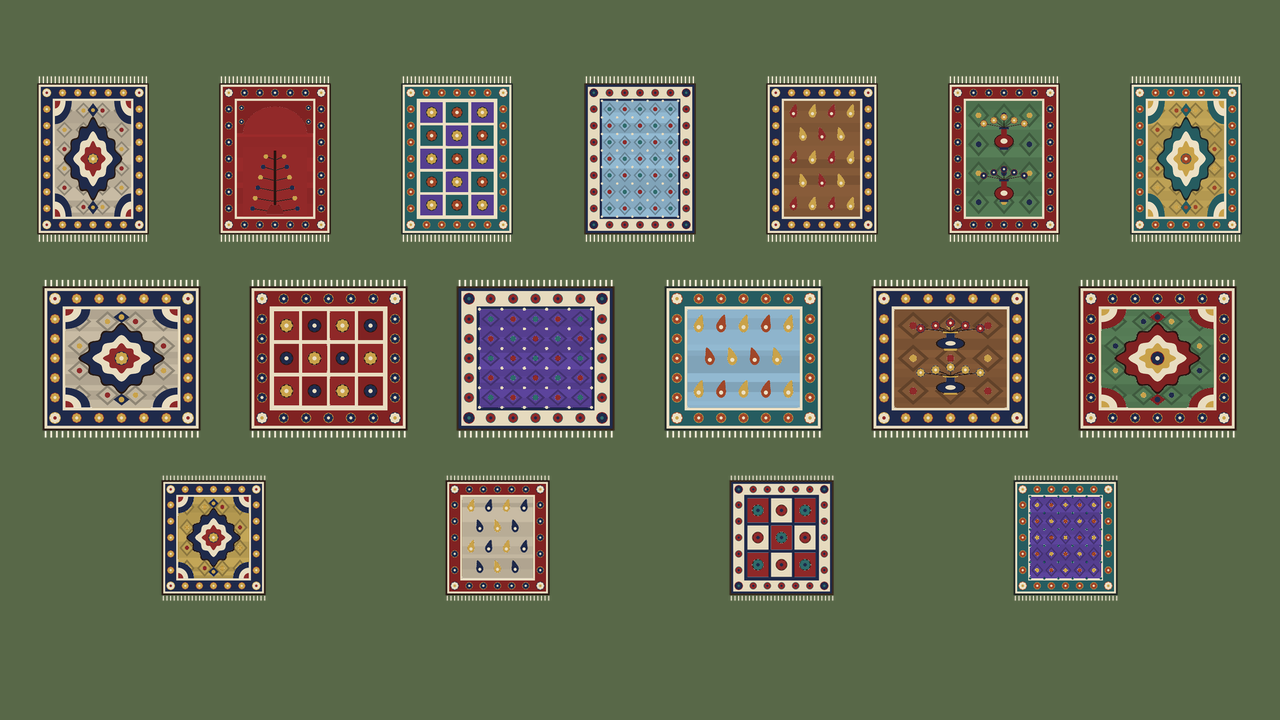
#> input picture IranianRugs/About/Preview.png, 1280 x 720 px
$ python -i make_preview_both.py   (imports and definitions only)
#> lines starting #> are read from the running program, lines starting #| are printed output that depends on the picture
# Workshop preview for 1.4.0 (1280x720): top two rows, the 22 photo carpets (as make_preview_photo.py); bottom two rows,
# 22 of the 35 drawn designs (11 grand, then 11 large, one size per row), each tinted by a different material the way the game shows them
# (as make_preview.py).
#   ~/.venvs/rugs/bin/python Source/make_preview_both.py
import glob, os
from PIL import Image, ImageChops
root = os.path.join(os.path.dirname(os.path.abspath(__file__)), "..")
T = os.path.join(root, "Textures", "IranianRugs")
STUFF = [(205, 192, 168), (160, 45, 45), (95, 70, 160), (150, 190, 215), (140, 95, 60), (90, 130, 90), (200, 170, 90)]
W, H, cols, gap = 1280, 720, 11, 8
cw, ch = (W - gap * (cols + 1)) // cols, (H - gap * 5) // 4

def tex(path, col=None):
    t = Image.open(path).convert("RGBA")
    if col:
        m = Image.open(path[:-4] + "_m.png").convert("RGBA")
        mul = ImageChops.multiply(t.convert("RGB"), Image.new("RGB", t.size, col))
        red = m.getchannel("R").point(lambda v: 255 if v > 127 else 0)
        rgb = Image.composite(mul, t.convert("RGB"), red); rgb.putalpha(t.getchannel("A")); t = rgb
    t = t.crop(t.getbbox())
    return t.rotate(90, expand=True) if t.width > t.height else t

def plain(d): return sorted(f for f in glob.glob(f"{T}/{d}/*.png") if not f.endswith("_m.png"))
photos = plain("Large/Photo")
drawn = [(f, STUFF[i % len(STUFF)]) for i, f in enumerate(plain("Large/Drawn")[:11] + plain("Medium/Drawn")[:11])]
# [1 line not run here, left out]
sheet = Image.new("RGB", (W, H), (34, 30, 28))
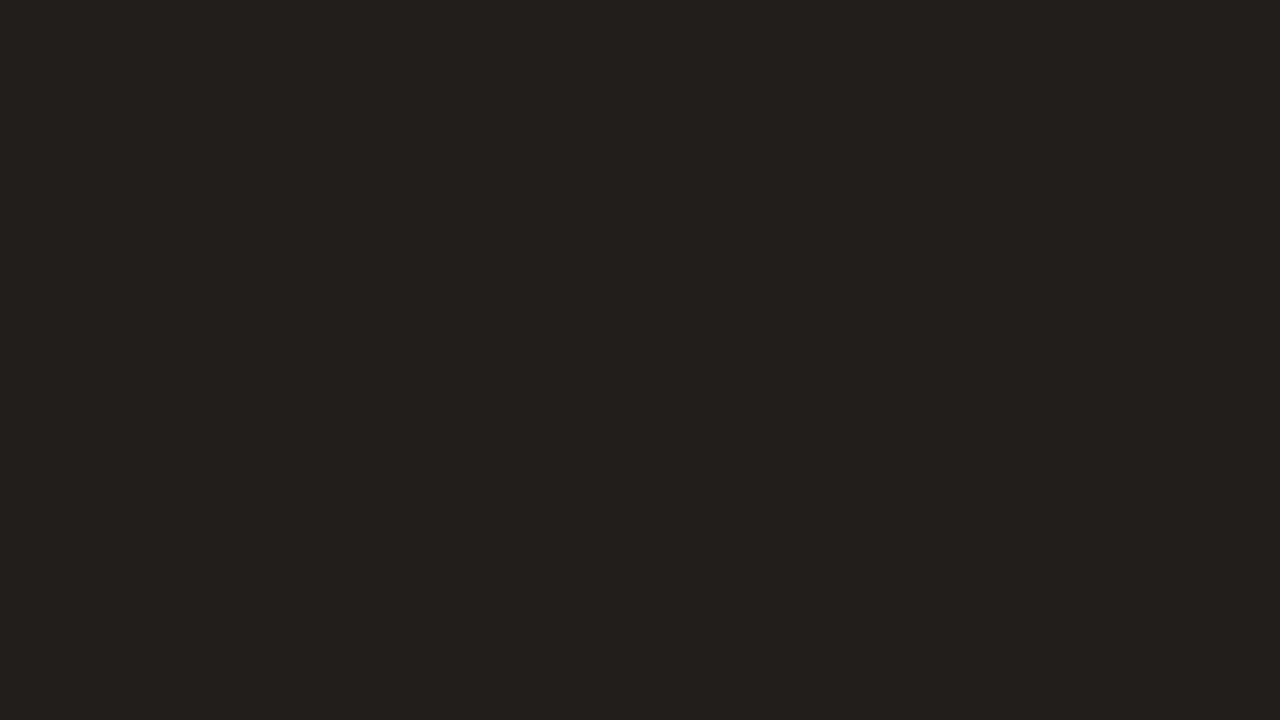
#> sheet: PIL image 1280x720 RGB; mean R, G, B 34, 30, 28
# [5 lines not run here, left out]
out = os.path.join(root, "About/Preview.png")
# [1 line not run here, left out]

>>> result = tex('../About/Preview.png')
#> in tex, `return t.rotate(90, expand=True) if t.width > t.height else t`:
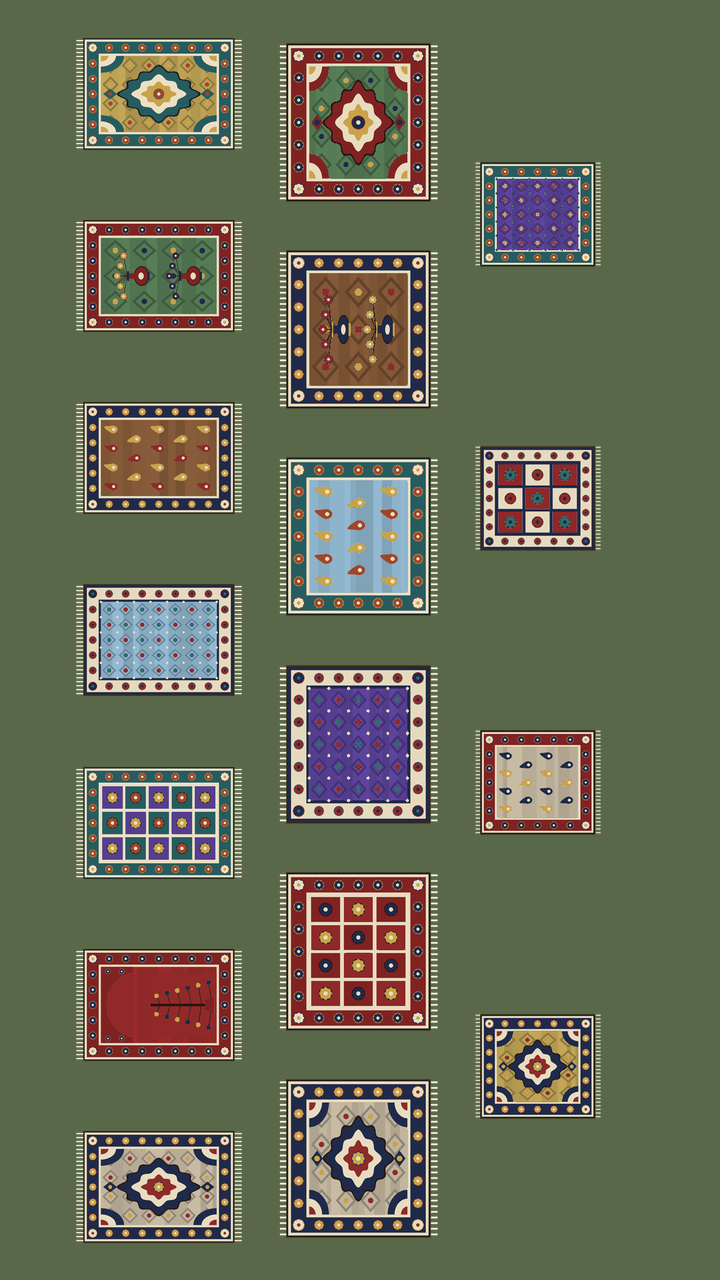
#> returned value: PIL image 720x1280 RGBA; mean R, G, B, A 102.3, 107, 83.9, 255
